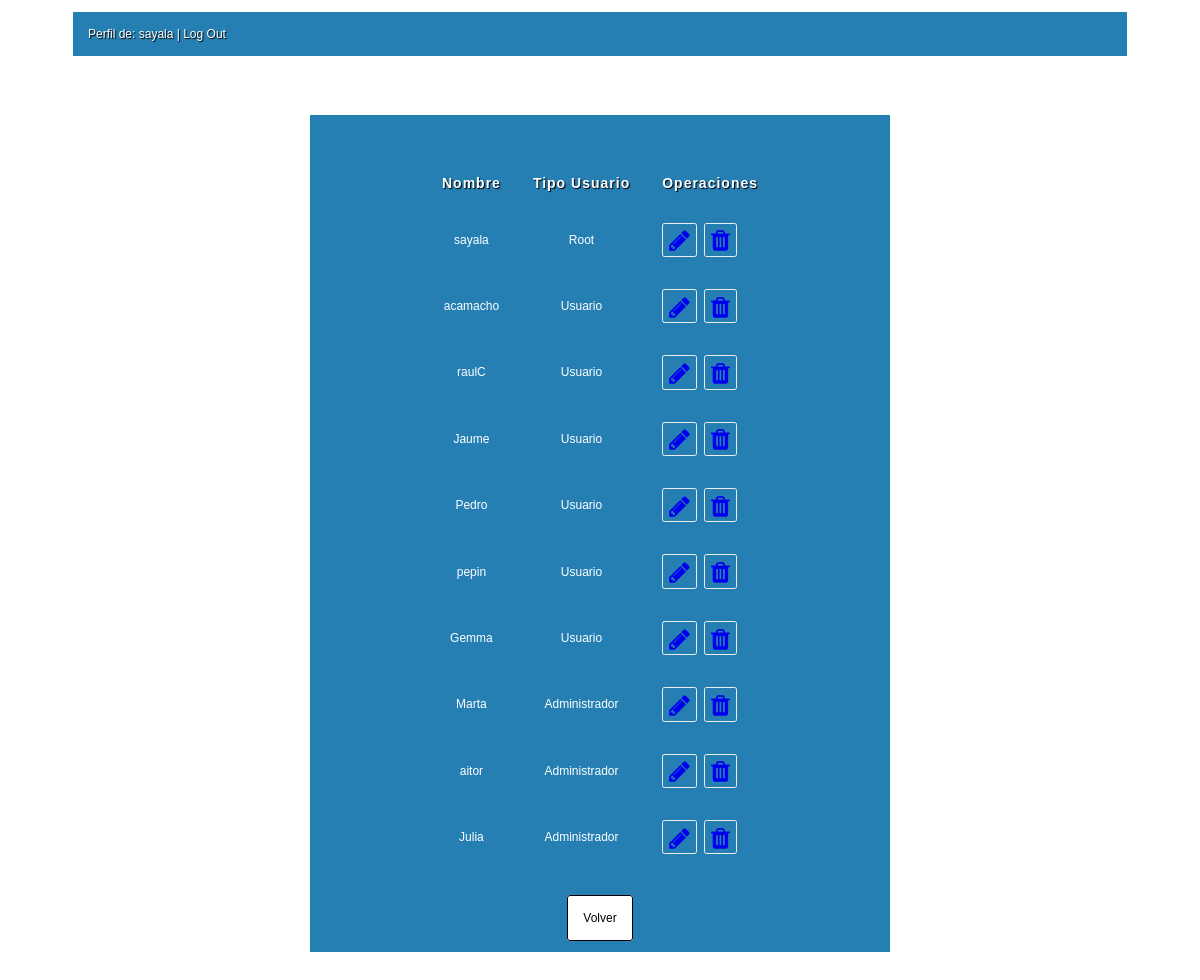
/MDusuario.php (signed in), run on the app's committed database.
### tables this page shows
CREATE TABLE IF NOT EXISTS `tbl_usuario` (
`id_usuario` int(11) NOT NULL,
  `password` varchar(20) NOT NULL,
  `usuario` varchar(20) NOT NULL,
  `id_tipo_usuario` int(10) DEFAULT NULL
);

CREATE TABLE IF NOT EXISTS `tbl_tipo_usuario` (
  `tipo_usuario` varchar(20) NOT NULL,
`id_tipo_usuario` int(10) NOT NULL
);

### sesion.php (called while the page is built, shortened)
<?php
$conexion = mysqli_connect('localhost','root','','bd_recursos');
$user = $_SESSION['login_user'];
$sql = ("SELECT * FROM tbl_usuario WHERE id_usuario ='$user'");
$datos = mysqli_query($conexion,$sql);
$row = mysqli_fetch_assoc($datos);
$login_sesion = $row['id_usuario'];
?>

### MDusuario.php (the view, shortened to what this page needs)
<?php
	include('sesion.php');
	$con = mysqli_connect('localhost', 'root', '', 'bd_recursos');
	$sql0 = "SELECT * FROM tbl_usuario WHERE id_usuario=$login_sesion";
	$datos0 = mysqli_query($con, $sql0);
	if (mysqli_num_rows($datos0) == 1) {
	$pro0 = mysqli_fetch_array($datos0);
	$nombre_usuario=$pro0['usuario'];
}else{
	}
?>
<!DOCTYPE html>
<html>
	<head>
		<link rel="stylesheet" type="text/css" href="css/style3.css" media="screen" />
		<link rel="stylesheet" href="https://maxcdn.bootstrapcdn.com/font-awesome/4.4.0/css/font-awesome.min.css">
	</head>
<body>
	<nav>
		<?php
			echo "Perfil de: ".$nombre_usuario." <a href='logout.php'>| Log Out</a>";
		?>
	</nav>
	<div id="wrapper2">
		<?php
			$sql = "SELECT * FROM tbl_usuario INNER JOIN tbl_tipo_usuario ON tbl_tipo_usuario.id_tipo_usuario=tbl_usuario.id_tipo_usuario";
			$sql1= "SELECT * FROM tbl_usuario WHERE id_usuario=$_SESSION[login_user]";
			$datos = mysqli_query($con, $sql);
			$datos1 = mysqli_query($con, $sql1);
			$usu = mysqli_fetch_array($datos1);
			?>
			<table border>
				<tr>
					<th>Nombre</th>
					<th>Tipo Usuario</th>
					<th>Operaciones</th>
				</tr>
				<?php
				while ($prod = mysqli_fetch_array($datos)){
					if ($usu['id_tipo_usuario']=="1"){
					echo "<td>";
					echo "$prod[usuario]";
					echo "</td><td>";
					echo "$prod[tipo_usuario]";
					 echo"</td><td>";
						echo "<a href='Musuario.php?id=$prod[id_usuario]'><i class='fa fa-pencil fa-2x fa-pull-left fa-border' title='modificar'></i></a>";
						echo "<a href='Dusuario.php?id=$prod[id_usuario]'>";?><i class='fa fa-trash fa-2x fa-pull-left fa-border' title='borrar' onclick="return confirm('¿Seguro que deseas eliminar el usuario?');"><?php "</i></a>";
					echo "</td></tr>";
					}else if ($usu['id_tipo_usuario']=="3"){
						if ($prod['tipo_usuario']=="Root"){
						}else if ($prod['tipo_usuario']=="Usuario"){
							echo "<td>";
							echo "$prod[usuario]";
							echo "</td><td>";
							echo "$prod[tipo_usuario]";
					 		echo"</td><td>";
						echo "<a href='Musuario.php?id=$prod[id_usuario]'><i class='fa fa-pencil fa-2x fa-pull-left fa-border' title='modificar'></i></a>";
						echo "<a href='Dusuario.php?id=$prod[id_usuario]'>";?><i class='fa fa-trash fa-2x fa-pull-left fa-border' title='borrar' onclick="return confirm('¿Seguro que deseas eliminar el usuario?');"><?php "</i></a>";
					echo "</td></tr>";
						}else if ($prod['tipo_usuario']=="Administrador"){
							if ($prod['usuario']==$usu['usuario']){
								echo "<td>";
							echo "$prod[usuario]";
							echo "</td><td>";
							echo "$prod[tipo_usuario]";
					 		echo"</td><td>";
						echo "<a href='Musuario.php?id=$prod[id_usuario]'><i class='fa fa-pencil fa-2x fa-pull-left fa-border' title='modificar'></i></a>";
						echo "<a href='Dusuario.php?id=$prod[id_usuario]'>";?><i class='fa fa-trash fa-2x fa-pull-left fa-border' title='borrar' onclick="return confirm('¿Seguro que deseas eliminar el usuario?');"><?php "</i></a>";
					echo "</td></tr>";
							}
						}
				}else{
					header("location:perfil.php");
				}
			}
				?>
			</table>
			<p><a href="perfil.php" id="boton">Volver</a></p>
	</div>
</body>
</html>

### css/style3.css (style rules this page uses)
body { font-size: 12px; font-family: sans-serif; }
#wrapper2 { width: 550px; margin: 5% auto; background-color: #257FB3; padding: 15px; }
nav { width: 1024px; margin: 1% auto; background-color: #257FB3; color: white; padding: 15px; text-shadow: 1px 1px 1px black; }
nav a { text-shadow: 1px 1px 1px black; text-decoration: none; color: black; color: white; }
table { background-color: #257FB3; color: white; border-radius: 3px; border: none; text-align: center; margin: 5% auto; margin-bottom: 40px; }
table th { text-shadow: 1px 1px 1px black; font-size: 14px; letter-spacing: 1px; border: none; padding: 15px; font-weight: bold; }
table tr { border: none; padding: 15px; }
table td { border: none; padding: 15px; }
#boton { border: 1px solid black; background-color: white; color: black; padding: 15px; border-radius: 3px; text-align: center; width: 150px; margin: 3% auto; text-decoration: none; cursor: pointer; }
p { text-align: center; }

### data on the page
tbl_usuario: usuario "sayala", id_tipo_usuario.tipo_usuario "Root"
tbl_usuario: usuario "acamacho", id_tipo_usuario.tipo_usuario "Usuario"
tbl_usuario: usuario "raulC", id_tipo_usuario.tipo_usuario "Usuario"
tbl_usuario: usuario "Jaume", id_tipo_usuario.tipo_usuario "Usuario"
tbl_usuario: usuario "Pedro", id_tipo_usuario.tipo_usuario "Usuario"
tbl_usuario: usuario "pepin", id_tipo_usuario.tipo_usuario "Usuario"
tbl_usuario: usuario "Gemma", id_tipo_usuario.tipo_usuario "Usuario"
tbl_usuario: usuario "Marta", id_tipo_usuario.tipo_usuario "Administrador"
tbl_usuario: usuario "aitor", id_tipo_usuario.tipo_usuario "Administrador"
tbl_usuario: usuario "Julia", id_tipo_usuario.tipo_usuario "Administrador"
